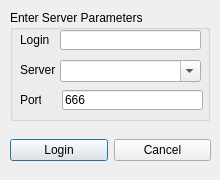
<?xml version="1.0" encoding="UTF-8"?>
<ui version="4.0">
 <class>LoginForm</class>
 <widget class="QDialog" name="LoginForm">
  <property name="geometry">
   <rect>
    <x>0</x>
    <y>0</y>
    <width>220</width>
    <height>180</height>
   </rect>
  </property>
  <property name="minimumSize">
   <size>
    <width>220</width>
    <height>180</height>
   </size>
  </property>
  <property name="maximumSize">
   <size>
    <width>220</width>
    <height>180</height>
   </size>
  </property>
  <property name="windowTitle">
   <string>Login</string>
  </property>
  <property name="windowIcon">
   <iconset resource="resources.qrc">
    <normaloff>:/icons/password.ico</normaloff>:/icons/password.ico</iconset>
  </property>
  <widget class="QWidget" name="horizontalLayoutWidget">
   <property name="geometry">
    <rect>
     <x>10</x>
     <y>130</y>
     <width>201</width>
     <height>41</height>
    </rect>
   </property>
   <layout class="QHBoxLayout" name="horizontalLayout">
    <item>
     <widget class="QPushButton" name="pushButton">
      <property name="text">
       <string>Login</string>
      </property>
      <property name="icon">
       <iconset resource="resources.qrc">
        <normaloff>:/icons/ok.ico</normaloff>:/icons/ok.ico</iconset>
      </property>
     </widget>
    </item>
    <item>
     <widget class="QPushButton" name="pushButton_2">
      <property name="text">
       <string>Cancel</string>
      </property>
      <property name="icon">
       <iconset resource="resources.qrc">
        <normaloff>:/icons/cancel.ico</normaloff>:/icons/cancel.ico</iconset>
      </property>
     </widget>
    </item>
   </layout>
  </widget>
  <widget class="QGroupBox" name="groupBox">
   <property name="geometry">
    <rect>
     <x>10</x>
     <y>10</y>
     <width>200</width>
     <height>111</height>
    </rect>
   </property>
   <property name="title">
    <string>Enter Server Parameters</string>
   </property>
   <widget class="QLabel" name="label_2">
    <property name="geometry">
     <rect>
      <x>10</x>
      <y>80</y>
      <width>21</width>
      <height>20</height>
     </rect>
    </property>
    <property name="text">
     <string>Port</string>
    </property>
   </widget>
   <widget class="QLineEdit" name="txtBoxPort">
    <property name="geometry">
     <rect>
      <x>52</x>
      <y>80</y>
      <width>141</width>
      <height>20</height>
     </rect>
    </property>
    <property name="text">
     <string>666</string>
    </property>
   </widget>
   <widget class="QLabel" name="label">
    <property name="geometry">
     <rect>
      <x>10</x>
      <y>50</y>
      <width>36</width>
      <height>20</height>
     </rect>
    </property>
    <property name="text">
     <string>Server</string>
    </property>
   </widget>
   <widget class="QLineEdit" name="txtBoxLogin">
    <property name="geometry">
     <rect>
      <x>50</x>
      <y>20</y>
      <width>141</width>
      <height>20</height>
     </rect>
    </property>
   </widget>
   <widget class="QLabel" name="label_3">
    <property name="geometry">
     <rect>
      <x>10</x>
      <y>20</y>
      <width>31</width>
      <height>20</height>
     </rect>
    </property>
    <property name="text">
     <string>Login</string>
    </property>
   </widget>
   <widget class="QComboBox" name="cmBoxServer">
    <property name="geometry">
     <rect>
      <x>50</x>
      <y>50</y>
      <width>141</width>
      <height>22</height>
     </rect>
    </property>
    <property name="editable">
     <bool>true</bool>
    </property>
   </widget>
  </widget>
 </widget>
 <tabstops>
  <tabstop>txtBoxLogin</tabstop>
  <tabstop>cmBoxServer</tabstop>
  <tabstop>txtBoxPort</tabstop>
  <tabstop>pushButton</tabstop>
  <tabstop>pushButton_2</tabstop>
 </tabstops>
 <resources>
  <include location="resources.qrc"/>
 </resources>
 <connections/>
</ui>
